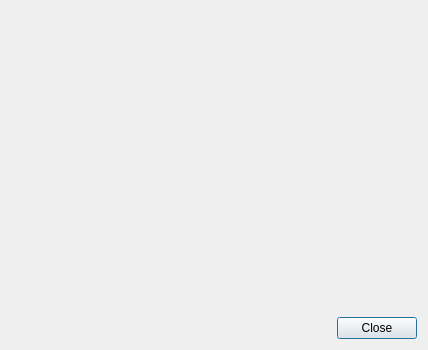
<?xml version="1.0" encoding="UTF-8"?>
<ui version="4.0">
 <class>SnapInDetailsDialog</class>
 <widget class="QDialog" name="SnapInDetailsDialog">
  <property name="geometry">
   <rect>
    <x>0</x>
    <y>0</y>
    <width>421</width>
    <height>347</height>
   </rect>
  </property>
  <property name="windowTitle">
   <string>Dialog</string>
  </property>
  <layout class="QFormLayout" name="formLayout">
   <item row="1" column="1">
    <widget class="QDialogButtonBox" name="buttonBox">
     <property name="standardButtons">
      <set>QDialogButtonBox::Close</set>
     </property>
    </widget>
   </item>
   <item row="0" column="1">
    <widget class="::preferences_editor::SnapInDetailsWidget" name="snapInWidget" native="true">
     <property name="minimumSize">
      <size>
       <width>400</width>
       <height>300</height>
      </size>
     </property>
    </widget>
   </item>
  </layout>
 </widget>
 <customwidgets>
  <customwidget>
   <class>::preferences_editor::SnapInDetailsWidget</class>
   <extends>QWidget</extends>
   <header>snapindetailswidget.h</header>
   <container>1</container>
  </customwidget>
 </customwidgets>
 <resources/>
 <connections>
  <connection>
   <sender>buttonBox</sender>
   <signal>clicked(QAbstractButton*)</signal>
   <receiver>SnapInDetailsDialog</receiver>
   <slot>close()</slot>
   <hints>
    <hint type="sourcelabel">
     <x>241</x>
     <y>281</y>
    </hint>
    <hint type="destinationlabel">
     <x>199</x>
     <y>150</y>
    </hint>
   </hints>
  </connection>
 </connections>
</ui>
